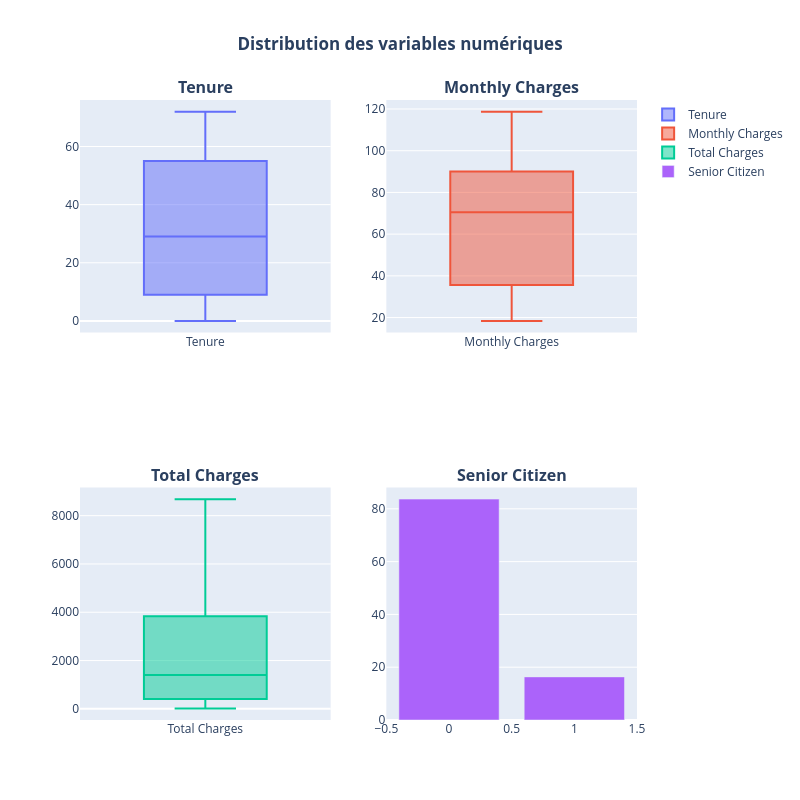

Source (notebook cell):
### Code cell
# Création d'une figure avec une disposition 2x2
fig = make_subplots(
    rows=2,
    cols=2,
    subplot_titles=(f"<b>Tenure</b>", "<b>Monthly Charges</b>", "<b>Total Charges</b>", "<b>Senior Citizen</b>")
)

# Ajout des boxplots

fig.add_trace(
    go.Box(y=X_train["tenure"], name="Tenure"),
    row=1, col=1
)
fig.add_trace(
    go.Box(y=X_train["MonthlyCharges"], name="Monthly Charges"),
    row=1, col=2
)
fig.add_trace(
    go.Box(y=X_train["TotalCharges"], name="Total Charges"),
    row=2, col=1
)
#graphique en barres
fig.add_trace(
    go.Bar(name='Senior Citizen', x=X_train["SeniorCitizen"].value_counts(normalize=True).index, y=X_train["SeniorCitizen"].value_counts(normalize=True)*100),
    row=2, col=2
)
#Mise en page
fig.update_layout(
    title_text="<b>Distribution des variables numériques</b>",
    height=800, width=800,
    title_x=0.5 #centrer le titre
)

# Affichage
fig.show()

### Figure 1 — Plotly figure (JSON) as saved in the notebook; plotly's stock layout.template omitted (floating-point values rounded to 4 significant figures; data arrays with more than 128 entries replaced by an {"elided": "..."} marker saying what was removed)
{"data": [{"name": "Tenure", "type": "box", "xaxis": "x", "y": {"elided": "5634 int values"}, "yaxis": "y"}, {"name": "Monthly Charges", "type": "box", "xaxis": "x2", "y": {"elided": "5634 float values"}, "yaxis": "y2"}, {"name": "Total Charges", "type": "box", "xaxis": "x3", "y": {"elided": "5634 float values"}, "yaxis": "y3"}, {"name": "Senior Citizen", "type": "bar", "x": [0, 1], "xaxis": "x4", "y": [83.67, 16.33], "yaxis": "y4"}], "layout": {"annotations": [{"font": {"size": 16}, "showarrow": false, "text": "<b>Tenure</b>", "x": 0.225, "xanchor": "center", "xref": "paper", "y": 1, "yanchor": "bottom", "yref": "paper"}, {"font": {"size": 16}, "showarrow": false, "text": "<b>Monthly Charges</b>", "x": 0.775, "xanchor": "center", "xref": "paper", "y": 1, "yanchor": "bottom", "yref": "paper"}, {"font": {"size": 16}, "showarrow": false, "text": "<b>Total Charges</b>", "x": 0.225, "xanchor": "center", "xref": "paper", "y": 0.375, "yanchor": "bottom", "yref": "paper"}, {"font": {"size": 16}, "showarrow": false, "text": "<b>Senior Citizen</b>", "x": 0.775, "xanchor": "center", "xref": "paper", "y": 0.375, "yanchor": "bottom", "yref": "paper"}], "height": 800, "title": {"text": "<b>Distribution des variables numériques</b>", "x": 0.5}, "width": 800, "xaxis": {"anchor": "y", "domain": [0, 0.45]}, "xaxis2": {"anchor": "y2", "domain": [0.55, 1]}, "xaxis3": {"anchor": "y3", "domain": [0, 0.45]}, "xaxis4": {"anchor": "y4", "domain": [0.55, 1]}, "yaxis": {"anchor": "x", "domain": [0.625, 1]}, "yaxis2": {"anchor": "x2", "domain": [0.625, 1]}, "yaxis3": {"anchor": "x3", "domain": [0, 0.375]}, "yaxis4": {"anchor": "x4", "domain": [0, 0.375]}}}
